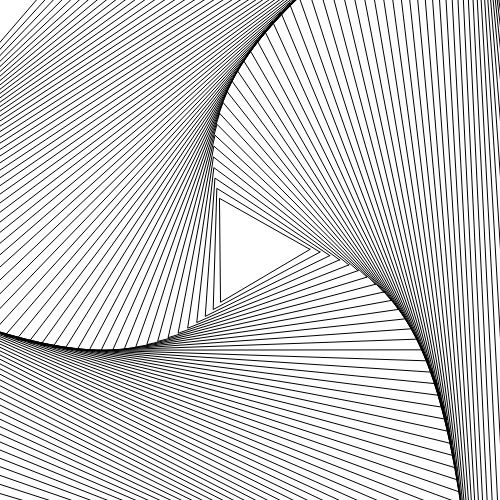
Frame 1 (no input)
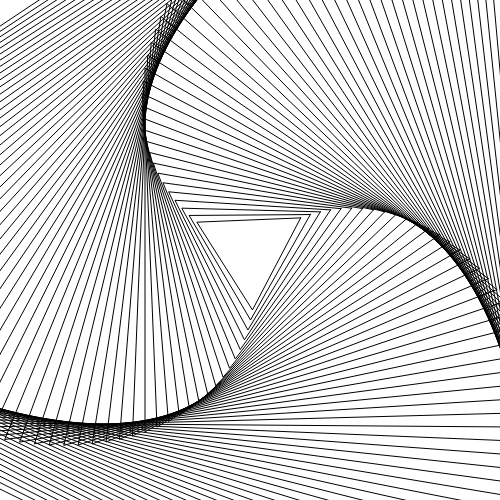
Frame 60 (no input)
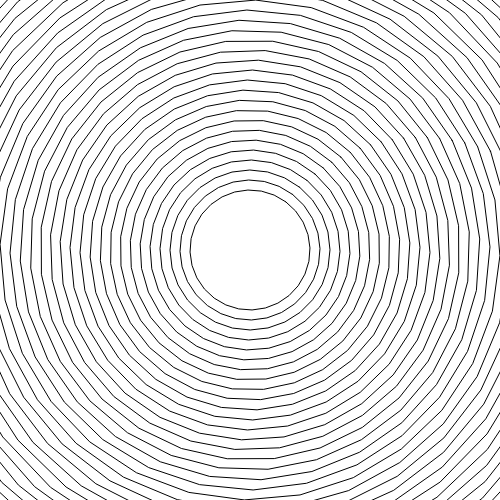
Frame 120 (the mouse pressed at the canvas centre since frame 60)

The p5.js sketch that drew these frames (run headless with seeded random() and noise() and a simulated clock; from frame 60 on, the mouse is pressed at the canvas centre):

// p5.js sketch
// ── sketch.js
function setup() {
	createCanvas(500, 500)
}

function draw() {
	background(255)
	const raggio = 60
	const lati = floor(mouseX / 10) + 3

	noFill()
	for (let i=0; i<60; i++) {
		const rot = sin(i * 0.04 - frameCount * 0.01)
		poligono(width/2, height/2, raggio + i * 10, lati, rot)
	}
}

function poligono(cx, cy, raggio, lati, rotazione){
	// ellipse( cos(TAU / 5 * 0) * raggio, sin(TAU / 5 * 0) * raggio, 10, 10)
	// ellipse( cos(TAU / 5 * 1) * raggio, sin(TAU / 5 * 1) * raggio, 10, 10)
	// ellipse( cos(TAU / 5 * 2) * raggio, sin(TAU / 5 * 2) * raggio, 10, 10)
	// ellipse( cos(TAU / 5 * 3) * raggio, sin(TAU / 5 * 3) * raggio, 10, 10)
	// ellipse( cos(TAU / 5 * 4) * raggio, sin(TAU / 5 * 4) * raggio, 10, 10)

	beginShape()
	for (let i=0; i<lati; i++) {
		const x = cos(TAU / lati * i + rotazione) * raggio + cx
		const y = sin(TAU / lati * i + rotazione) * raggio + cy
		vertex(x, y)
	}
	endShape(CLOSE)
}


function keyPressed() {

}
